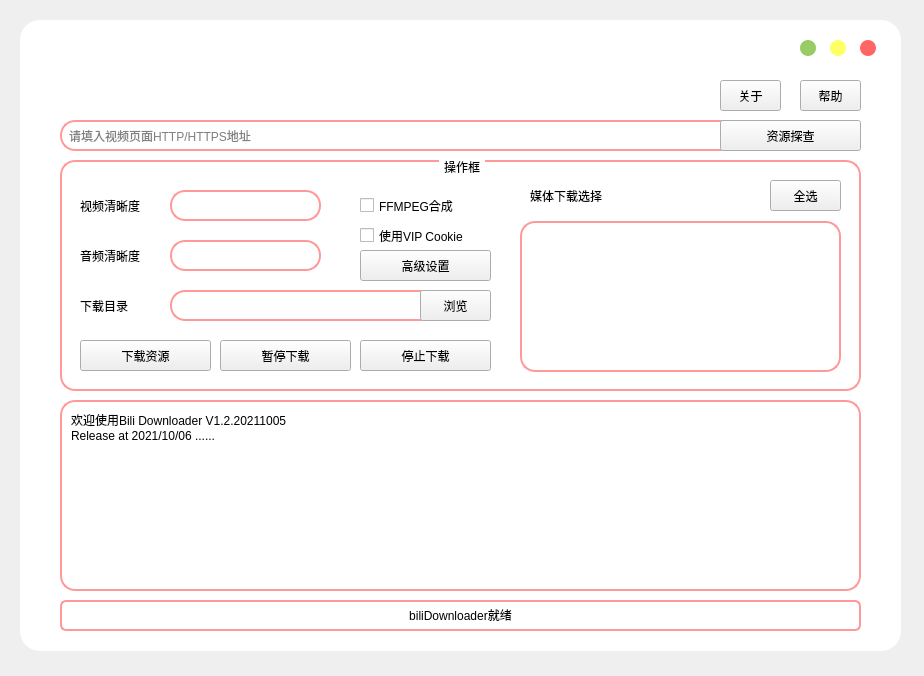
<?xml version="1.0" encoding="UTF-8"?>
<ui version="4.0">
 <class>MainWindow</class>
 <widget class="QMainWindow" name="MainWindow">
  <property name="geometry">
   <rect>
    <x>0</x>
    <y>0</y>
    <width>924</width>
    <height>676</height>
   </rect>
  </property>
  <property name="windowTitle">
   <string>Bili Downloader</string>
  </property>
  <property name="windowIcon">
   <iconset resource="images_dl.qrc">
    <normaloff>:/Icon/images/bilidownloader.ico</normaloff>:/Icon/images/bilidownloader.ico</iconset>
  </property>
  <property name="styleSheet">
   <string notr="true">*{
	font: 14px &quot;Microsoft YaHei&quot;;
	color:rgb(0, 0, 0);
}
/* 主体颜色
.QWidget#centralwidget{
	background-color: rgb(156, 156, 156);
	border-radius:20px;
} */
QLabel{
	color: rgb(0, 0, 0);
}

.QWidget#mainwidget{
	background-color: rgb(255, 255, 255);
	border-radius:20px;
}

/* 编辑框样式 */
QLineEdit{
	color: rgb(0, 0, 0);
	background-color: rgb(255, 255, 255);
	border-radius: 15px;
	border: 2px solid rgb(255, 153, 153);
	padding-left: 5px;
	padding-right: 5px;
}
QLineEdit:hover{
	color: rgb(0, 0, 0);
	background-color: rgb(255, 238, 238);
}

/* 按钮样式 */
QPushButton[flat=&quot;false&quot;]{
	background-color: rgb(255, 153, 153);
	color: rgb(255, 255, 255);
	border-radius: 15px;
	font: 15px &quot;Microsoft YaHei&quot;;
}
QPushButton:hover{
	background-color: qlineargradient(spread:pad, x1:0, y1:0, x2:1, y2:1, stop:0 rgba(255, 153, 153, 255), stop:1 rgba(255, 136, 136, 255));
}
QPushButton:pressed{
	background-color: qlineargradient(spread:pad, x1:0, y1:0, x2:1, y2:1, stop:0 rgba(190, 115, 115, 255), stop:1 rgba(255, 153, 153, 255));
}
QPushButton#btnclose{
	background-color: rgb(255, 102, 102);
	border-radius:8px;
}
QPushButton#btnclose:pressed{
	background-color: rgb(200, 80, 80);
}
QPushButton#btnmax{
	background-color: rgb(255, 255, 102);
	border-radius:8px;
}
QPushButton#btnmax:pressed{
	background-color: rgb(195, 195, 78);
}
QPushButton#btnmin{
	background-color: rgb(153, 204, 102);
	border-radius:8px;
}
QPushButton#btnmin:pressed{
	background-color: rgb(126, 168, 83);
}

/* 进度条样式 */
QProgressBar{
	border: 2px solid rgb(255, 153, 153);
	height: 10px;
	background-color: rgb(255, 255, 255);
	font: 16px &quot;Microsoft YaHei&quot;;
	border-radius:6px;
	color: rgb(0, 0, 0);
}
QProgressBar::chunk{
	background-color: rgb(255, 204, 153);
	border-radius:6px;
}

/* 选择表样式 */
QListWidget{
	border: 2px solid rgb(255, 153, 153);
	border-radius:15px;
	padding: 5px;
	background-color: rgb(255, 255, 255);
}
QListWidget::item{
	border: 1px dashed rgb(255, 204, 153);
	border-radius: 5px;
	color: rgb(0, 0, 0);
	background-color: rgb(255, 255, 255);
}
QListWidget::item:hover{
	color: rgb(0, 0, 0);
	background-color: rgb(255, 204, 153);
}
QListWidget::item:focus{
	color: rgb(0, 0, 0);
}

/* 选择框样式 */
QComboBox{
	border-radius: 15px;
	border: 2px solid rgb(255, 153, 153);
	padding-left: 5px;
	padding-right: 5px;
	color: rgb(0, 0, 0);
	background-color: rgb(255, 255, 255);
}
QComboBox:hover{
	color: rgb(0, 0, 0);
	background: rgb(255, 238, 238)
}
QComboBox QAbstractItemView{
	border: 2px solid rgb(255, 153, 153);
	selection-background-color: rgb(255, 204, 153)
}
QComboBox::drop-down {
     subcontrol-origin: padding;
     subcontrol- position :  top  left;
     width :  28px ;
     border: none;
}
QComboBox::down-arrow{
	image: url(:/combo/images/dd.png);
}
QComboBox::down-arrow:hover{
	image: url(:/combo/images/dd1.png);
}
QComboBox::down-arrow:pressed{
	image: url(:/combo/images/dd2.png);
}

/* 文本框样式 */
QPlainTextEdit{
	border-radius: 15px;
	border: 2px solid rgb(255, 153, 153);
	padding: 5px;
	color: rgb(0, 0, 0);
	background-color: rgb(255, 255, 255);
}

/* Title Frame样式 */
QFrame#title{
	background-image: url(:/title/images/title.png);
	border: none;
}

/* 分组框样式 */
QGroupBox{
	border: 2px solid rgb(255, 153, 153);
	border-radius: 15px;
	margin-top: 2ex;
}
QGroupBox::title{
	subcontrol-origin: margin;
	subcontrol-position: top center;
	padding: 0 3px;
	color: rgb(0, 0, 0);
}

/* 组合框样式 */
QCheckBox{
	color: rgb(0, 0, 0);
}


/* 树形框样式 */
QTreeWidget{
	color: rgb(0, 0, 0);
	background-color: rgb(255, 255, 255);
	border: 2px solid rgb(255, 153, 153);
	border-radius: 15px;
	padding: 5px;
}
QTreeWidget::item{
	color: rgb(0, 0, 0);
	background-color: rgb(255, 255, 255);
	border: 1px dashed rgb(255, 204, 153);
	border-radius: 5px;
}
QTreeWidget::item:hover{
	color: rgb(0, 0, 0);
	background-color: rgb(255, 204, 153);
}
</string>
  </property>
  <widget class="QWidget" name="centralwidget">
   <widget class="QWidget" name="mainwidget" native="true">
    <property name="geometry">
     <rect>
      <x>20</x>
      <y>20</y>
      <width>881</width>
      <height>631</height>
     </rect>
    </property>
    <widget class="QLineEdit" name="source_search">
     <property name="geometry">
      <rect>
       <x>40</x>
       <y>100</y>
       <width>691</width>
       <height>31</height>
      </rect>
     </property>
     <property name="text">
      <string/>
     </property>
     <property name="placeholderText">
      <string>请填入视频页面HTTP/HTTPS地址</string>
     </property>
    </widget>
    <widget class="QProgressBar" name="progressBar">
     <property name="geometry">
      <rect>
       <x>40</x>
       <y>580</y>
       <width>801</width>
       <height>31</height>
      </rect>
     </property>
     <property name="maximum">
      <number>1000000</number>
     </property>
     <property name="value">
      <number>0</number>
     </property>
     <property name="alignment">
      <set>Qt::AlignCenter</set>
     </property>
     <property name="textVisible">
      <bool>true</bool>
     </property>
     <property name="orientation">
      <enum>Qt::Horizontal</enum>
     </property>
     <property name="format">
      <string>biliDownloader就绪</string>
     </property>
    </widget>
    <widget class="QPushButton" name="btn_search">
     <property name="enabled">
      <bool>true</bool>
     </property>
     <property name="geometry">
      <rect>
       <x>700</x>
       <y>100</y>
       <width>141</width>
       <height>31</height>
      </rect>
     </property>
     <property name="text">
      <string>资源探查</string>
     </property>
    </widget>
    <widget class="QPushButton" name="btnclose">
     <property name="geometry">
      <rect>
       <x>840</x>
       <y>20</y>
       <width>16</width>
       <height>16</height>
      </rect>
     </property>
     <property name="text">
      <string/>
     </property>
     <property name="flat">
      <bool>true</bool>
     </property>
    </widget>
    <widget class="QPushButton" name="btnmax">
     <property name="geometry">
      <rect>
       <x>810</x>
       <y>20</y>
       <width>16</width>
       <height>16</height>
      </rect>
     </property>
     <property name="text">
      <string/>
     </property>
     <property name="flat">
      <bool>true</bool>
     </property>
    </widget>
    <widget class="QPushButton" name="btnmin">
     <property name="geometry">
      <rect>
       <x>780</x>
       <y>20</y>
       <width>16</width>
       <height>16</height>
      </rect>
     </property>
     <property name="text">
      <string/>
     </property>
     <property name="flat">
      <bool>true</bool>
     </property>
    </widget>
    <widget class="QPlainTextEdit" name="plainTextEdit">
     <property name="geometry">
      <rect>
       <x>40</x>
       <y>380</y>
       <width>801</width>
       <height>191</height>
      </rect>
     </property>
     <property name="readOnly">
      <bool>true</bool>
     </property>
     <property name="plainText">
      <string>欢迎使用Bili Downloader V1.2.20211005
Release at 2021/10/06 ......</string>
     </property>
    </widget>
    <widget class="QGroupBox" name="groupBox">
     <property name="enabled">
      <bool>true</bool>
     </property>
     <property name="geometry">
      <rect>
       <x>40</x>
       <y>140</y>
       <width>801</width>
       <height>231</height>
      </rect>
     </property>
     <property name="title">
      <string>操作框</string>
     </property>
     <widget class="QPushButton" name="btn_download">
      <property name="geometry">
       <rect>
        <x>20</x>
        <y>180</y>
        <width>131</width>
        <height>31</height>
       </rect>
      </property>
      <property name="text">
       <string>下载资源</string>
      </property>
     </widget>
     <widget class="QCheckBox" name="checkBox_sym">
      <property name="geometry">
       <rect>
        <x>300</x>
        <y>30</y>
        <width>131</width>
        <height>31</height>
       </rect>
      </property>
      <property name="text">
       <string>FFMPEG合成</string>
      </property>
     </widget>
     <widget class="QComboBox" name="combo_vq">
      <property name="geometry">
       <rect>
        <x>110</x>
        <y>30</y>
        <width>151</width>
        <height>31</height>
       </rect>
      </property>
      <property name="currentText">
       <string/>
      </property>
     </widget>
     <widget class="QComboBox" name="combo_aq">
      <property name="geometry">
       <rect>
        <x>110</x>
        <y>80</y>
        <width>151</width>
        <height>31</height>
       </rect>
      </property>
      <property name="currentText">
       <string/>
      </property>
     </widget>
     <widget class="QLabel" name="label">
      <property name="geometry">
       <rect>
        <x>20</x>
        <y>30</y>
        <width>81</width>
        <height>31</height>
       </rect>
      </property>
      <property name="text">
       <string>视频清晰度</string>
      </property>
     </widget>
     <widget class="QListWidget" name="media_list">
      <property name="geometry">
       <rect>
        <x>460</x>
        <y>61</y>
        <width>321</width>
        <height>151</height>
       </rect>
      </property>
      <property name="editTriggers">
       <set>QAbstractItemView::DoubleClicked|QAbstractItemView::EditKeyPressed</set>
      </property>
      <property name="tabKeyNavigation">
       <bool>false</bool>
      </property>
      <property name="dragEnabled">
       <bool>false</bool>
      </property>
      <property name="movement">
       <enum>QListView::Static</enum>
      </property>
      <property name="viewMode">
       <enum>QListView::ListMode</enum>
      </property>
      <property name="selectionRectVisible">
       <bool>false</bool>
      </property>
      <property name="sortingEnabled">
       <bool>false</bool>
      </property>
     </widget>
     <widget class="QLabel" name="label_2">
      <property name="geometry">
       <rect>
        <x>20</x>
        <y>80</y>
        <width>81</width>
        <height>31</height>
       </rect>
      </property>
      <property name="text">
       <string>音频清晰度</string>
      </property>
     </widget>
     <widget class="QLabel" name="label_3">
      <property name="geometry">
       <rect>
        <x>470</x>
        <y>20</y>
        <width>111</width>
        <height>31</height>
       </rect>
      </property>
      <property name="text">
       <string>媒体下载选择</string>
      </property>
     </widget>
     <widget class="QLineEdit" name="lineEdit_dir">
      <property name="geometry">
       <rect>
        <x>110</x>
        <y>130</y>
        <width>281</width>
        <height>31</height>
       </rect>
      </property>
      <property name="text">
       <string/>
      </property>
     </widget>
     <widget class="QLabel" name="label_4">
      <property name="geometry">
       <rect>
        <x>20</x>
        <y>130</y>
        <width>81</width>
        <height>31</height>
       </rect>
      </property>
      <property name="text">
       <string>下载目录</string>
      </property>
     </widget>
     <widget class="QPushButton" name="btn_dir">
      <property name="geometry">
       <rect>
        <x>360</x>
        <y>130</y>
        <width>71</width>
        <height>31</height>
       </rect>
      </property>
      <property name="text">
       <string>浏览</string>
      </property>
     </widget>
     <widget class="QPushButton" name="btn_pause">
      <property name="geometry">
       <rect>
        <x>160</x>
        <y>180</y>
        <width>131</width>
        <height>31</height>
       </rect>
      </property>
      <property name="text">
       <string>暂停下载</string>
      </property>
     </widget>
     <widget class="QPushButton" name="btn_stop">
      <property name="geometry">
       <rect>
        <x>300</x>
        <y>180</y>
        <width>131</width>
        <height>31</height>
       </rect>
      </property>
      <property name="text">
       <string>停止下载</string>
      </property>
     </widget>
     <widget class="QPushButton" name="btn_selectALL">
      <property name="geometry">
       <rect>
        <x>710</x>
        <y>20</y>
        <width>71</width>
        <height>31</height>
       </rect>
      </property>
      <property name="text">
       <string>全选</string>
      </property>
     </widget>
     <widget class="QCheckBox" name="checkBox_usecookie">
      <property name="geometry">
       <rect>
        <x>300</x>
        <y>60</y>
        <width>141</width>
        <height>31</height>
       </rect>
      </property>
      <property name="text">
       <string>使用VIP Cookie</string>
      </property>
     </widget>
     <widget class="QPushButton" name="btn_changeconfig">
      <property name="geometry">
       <rect>
        <x>300</x>
        <y>90</y>
        <width>131</width>
        <height>31</height>
       </rect>
      </property>
      <property name="text">
       <string>高级设置</string>
      </property>
     </widget>
    </widget>
    <widget class="QFrame" name="title">
     <property name="geometry">
      <rect>
       <x>40</x>
       <y>20</y>
       <width>371</width>
       <height>61</height>
      </rect>
     </property>
     <property name="frameShape">
      <enum>QFrame::StyledPanel</enum>
     </property>
     <property name="frameShadow">
      <enum>QFrame::Raised</enum>
     </property>
    </widget>
    <widget class="QPushButton" name="btn_about">
     <property name="geometry">
      <rect>
       <x>700</x>
       <y>60</y>
       <width>61</width>
       <height>31</height>
      </rect>
     </property>
     <property name="text">
      <string>关于</string>
     </property>
    </widget>
    <widget class="QPushButton" name="btn_help">
     <property name="geometry">
      <rect>
       <x>780</x>
       <y>60</y>
       <width>61</width>
       <height>31</height>
      </rect>
     </property>
     <property name="text">
      <string>帮助</string>
     </property>
    </widget>
   </widget>
  </widget>
 </widget>
 <resources>
  <include location="images_dl.qrc"/>
 </resources>
 <connections>
  <connection>
   <sender>btnclose</sender>
   <signal>clicked()</signal>
   <receiver>MainWindow</receiver>
   <slot>close()</slot>
   <hints>
    <hint type="sourcelabel">
     <x>847</x>
     <y>103</y>
    </hint>
    <hint type="destinationlabel">
     <x>470</x>
     <y>349</y>
    </hint>
   </hints>
  </connection>
 </connections>
</ui>
